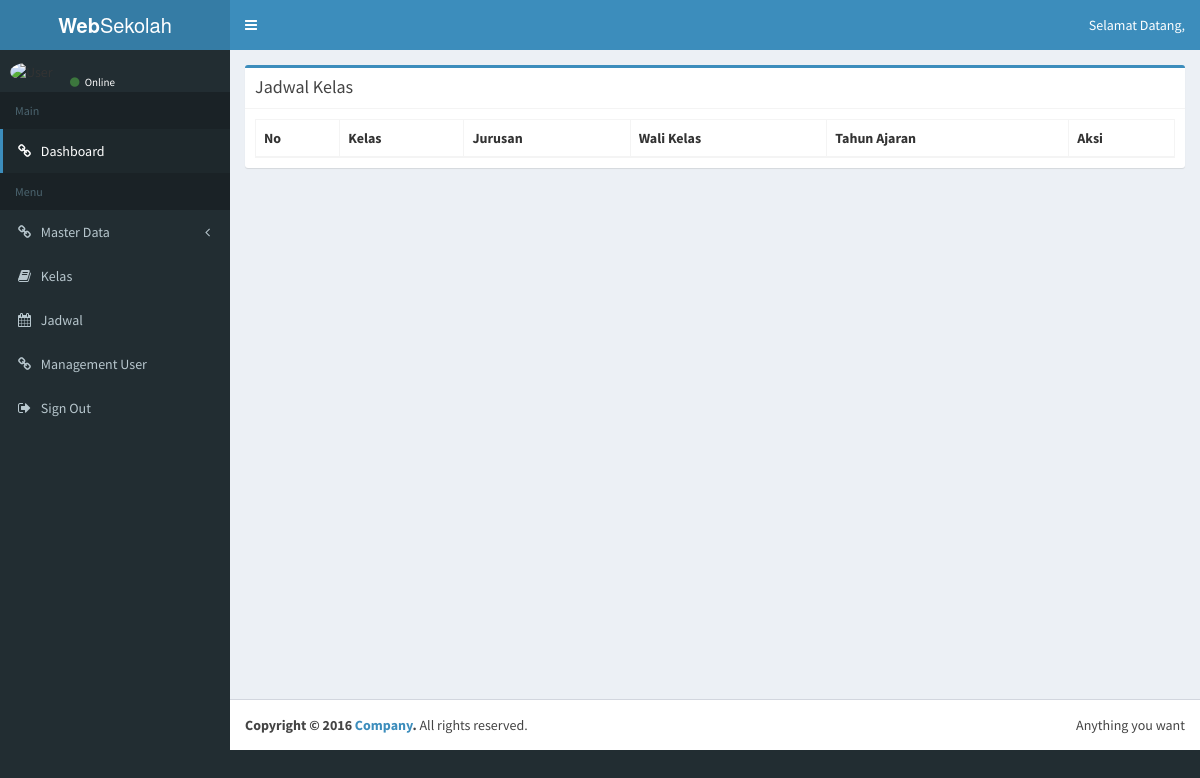
The app's page /index.php/admin/jadwal, older data.
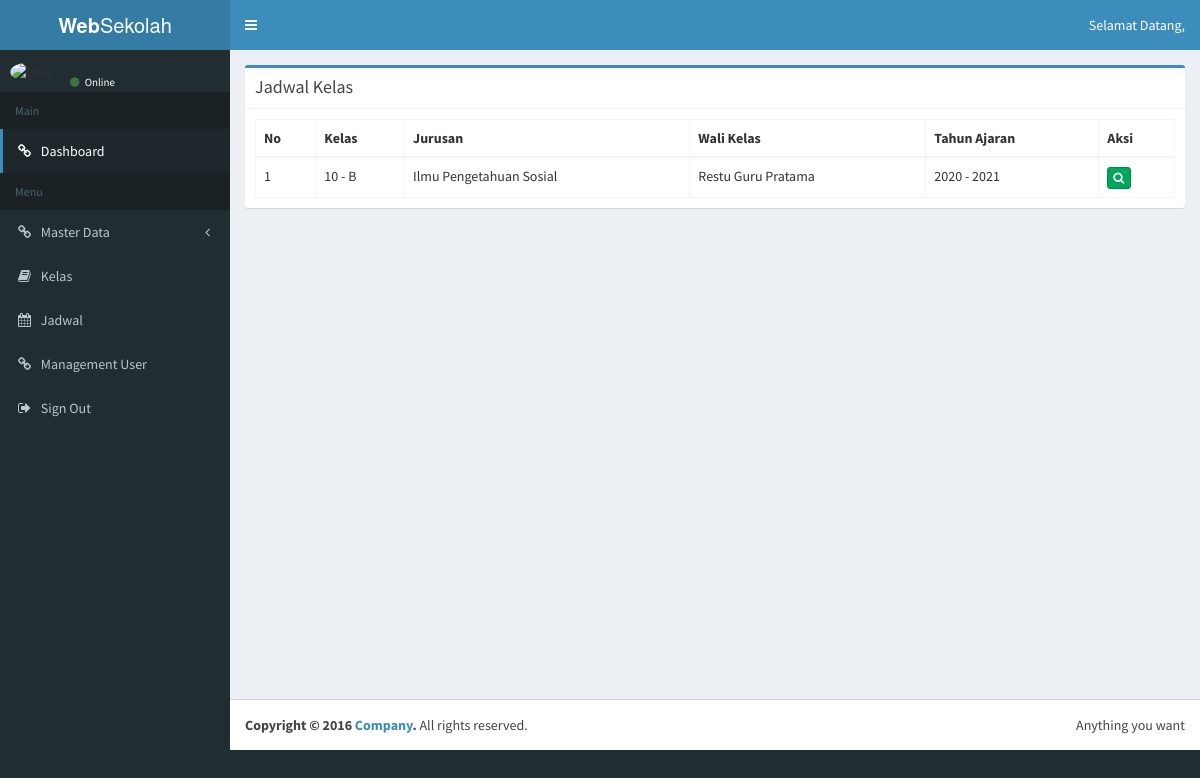
The same page, newer data.
### tables this page shows
CREATE TABLE `tb_kelas` (
  `id_kelas` int(11) NOT NULL,
  `nama_kelas` varchar(64) NOT NULL,
  `jurusan` varchar(32) NOT NULL,
  `id_guru` int(11) NOT NULL,
  `tahun_ajaran` varchar(16) NOT NULL,
  `date_added` datetime NOT NULL
);

CREATE TABLE `tb_guru` (
  `id_guru` int(11) NOT NULL,
  `nip` varchar(16) NOT NULL,
  `nama` varchar(128) NOT NULL,
  `no_telp` varchar(16) NOT NULL,
  `jenis_kelamin` varchar(16) NOT NULL,
  `agama` varchar(16) NOT NULL,
  `tempat_lahir` varchar(64) NOT NULL,
  `tanggal_lahir` date NOT NULL,
  `alamat` varchar(128) NOT NULL,
  `status` varchar(16) NOT NULL,
  `password` varchar(128) NOT NULL,
  `image` varchar(128) NOT NULL,
  `id_role` int(11) NOT NULL,
  `date_added` datetime NOT NULL
);

### application/controllers/admin/jadwal.php (called while the page is built, shortened)
<?php
class Jadwal extends CI_Controller {
	public function __construct()
	{
		$this->load->model('Model_kelas');
		$this->load->model('Model_hari');
		$this->load->model('Model_matapelajaran');
		$this->load->model('Model_guru');
		$this->load->model('Model_jadwal');
	}
	public function index()
	{
		$data['user'] = $this->db->get_where('tb_user', ['username' => $this->session->userdata('username')])->row_array();
		$data['datakelas'] = $this->Model_kelas->getalldata();
		$data['title'] = 'Jadwal';
		$this->load->view('admin/layout/header', $data);
		$this->load->view('admin/layout/topbar', $data);
		$this->load->view('admin/layout/sidebar', $data);
		$this->load->view('admin/jadwal/jadwal', $data);
		$this->load->view('admin/layout/footer');
	}
}

### index.php (called while the page is built, shortened)
<?php
require_once BASEPATH.'core/CodeIgniter.php';

### application/models/Model_kelas.php (called while the page is built, shortened)
<?php
class Model_kelas extends CI_Model
{
	public function getalldata()
	{
		$this->db->select('*')
				 ->from('tb_kelas')
				 ->join('tb_guru', 'tb_guru.id_guru = tb_kelas.id_guru');
		return $this->db->get()->result_array();
	}
}

### application/views/admin/jadwal/jadwal.php (the view, shortened to what this page needs)
<div class="content-wrapper">
  <section class="content">
    <div class="box box-primary">
      <div class="box-header with-border">
        <h3 class="box-title">Jadwal Kelas</h3>
      </div>
      <div class="box-body">
        <table id="example1" class="table table-bordered">
         <thead>
          <tr>
            <th>No</th>
            <th>Kelas</th>
            <th>Jurusan</th>
            <th>Wali Kelas</th>
            <th>Tahun Ajaran</th>
            <th>Aksi</th>
          </tr>
        </thead>
        <tbody>
          <?php $no = 1;
          foreach ($datakelas as $kelas) : ?>
            <tr>
              <td><?= $no++; ?></td>
              <td><?= $kelas['nama_kelas']; ?></td>
              <td><?= $kelas['jurusan']; ?></td>
              <td><?= $kelas['nama']; ?></td>
              <td><?= $kelas['tahun_ajaran']; ?></td>
              <td>
                <a href="<?=  base_url(); ?>admin/jadwal/kelas/<?= $kelas['id_kelas']; ?>" class="btn btn-success btn-xs"><i class="fa fa-search"></i></a>
              </td>
            </tr>
          <?php endforeach; ?>
        </tbody>
      </table>
    </div>
  </div>
</section>
</div>

Row changes from the older to the newer data that the page shows:
added tb_kelas: nama_kelas "10 - B", jurusan "Ilmu Pengetahuan Sosial", id_guru.nama "Restu Guru Pratama", tahun_ajaran "2020 - 2021"
